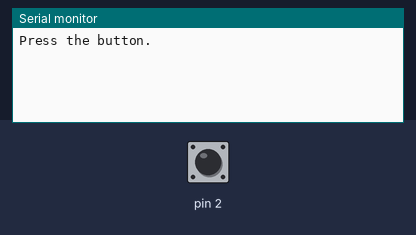
A sketch run on a simulated Arduino Uno, built with avr-gcc and run on an emulated ATmega328P. Shown: the last lines printed to the serial monitor. Inputs (shaded band) come from the test bench; at power-on: pin 2 HIGH.

Above: at 1.2 s.
1.3 s: pin 2 pulled LOW for 0.15 s
At 1.48 s:
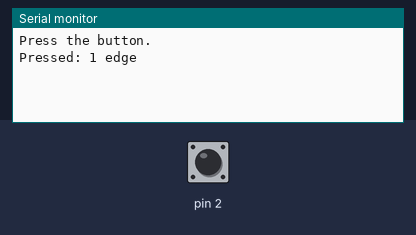
At 2.2 s:
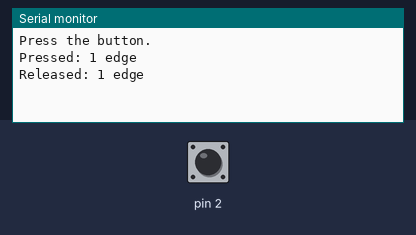

Measured:
- after the input at 1.3 s, the serial monitor: prints a new line after 0.05 s (image 1)

The sketch:

ButtonBounce.ino
```cpp
// Counts how many edges one button press really makes. Mechanical contacts bounce, so a single press
// often looks like several presses to a fast microcontroller.
// Wiring: push button between pin 2 and GND (the internal pull-up is used). Serial monitor at 115200.
// Simulator: button 2 bouncy; scope 2 2ms falling

volatile unsigned int edges = 0;
volatile unsigned long first = 0, last = 0;

void onEdge() {
  unsigned long t = micros();
  if (edges == 0) first = t;
  last = t;
  edges++;
}

void setup() {
  Serial.begin(115200);
  pinMode(2, INPUT_PULLUP);
  attachInterrupt(digitalPinToInterrupt(2), onEdge, CHANGE);
  Serial.println("Press the button.");
}

void loop() {
  // report once the pin has been quiet for 50 ms
  noInterrupts();
  unsigned int n = edges; unsigned long a = first, b = last;
  interrupts();
  if (n && micros() - b > 50000UL) {
    noInterrupts(); edges = 0; interrupts();
    Serial.print(digitalRead(2) ? "Released: " : "Pressed: ");
    Serial.print(n); Serial.print(n == 1 ? " edge" : " edges");
    if (n > 1) { Serial.print(" over "); Serial.print(b - a); Serial.print(" us (bounce)"); }
    Serial.println();
  }
}
```
